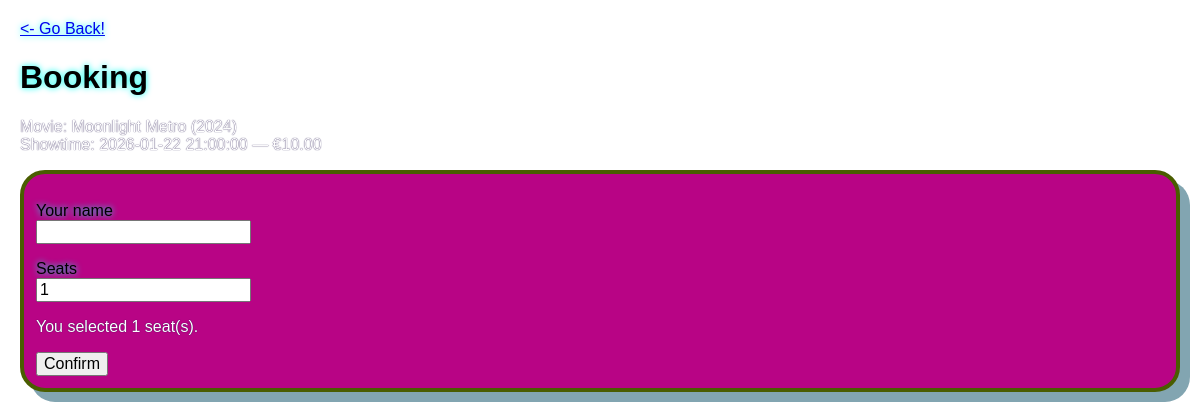
/book.php?showtime_id=4, run on the app's committed database.
### tables this page shows
CREATE TABLE `Showtimes` (
  `Showtime_ID` int(11) NOT NULL,
  `Movie` int(11) NOT NULL,
  `Datetime` datetime NOT NULL,
  `Price` decimal(6,2) NOT NULL
);

CREATE TABLE `Movies` (
  `Movie_ID` int(11) NOT NULL,
  `Movie_Title` varchar(150) NOT NULL,
  `Movie_Runtime` int(3) NOT NULL
);

### book.php (the view, shortened to what this page needs)
<?php
require "config.php";
$showtimeId = isset($_GET["showtime_id"]) ? (int)$_GET["showtime_id"] : 0;
$infoRes = $conn->query("
  SELECT s.Showtime_ID, s.Datetime, s.Price, m.Movie_Title
  FROM Showtimes s
  JOIN Movies m ON m.Movie_ID = s.Movie
  WHERE s.Showtime_ID = $showtimeId
");
$info = $infoRes->fetch_assoc();
?>
<!doctype html>
<html>
<head>
  <link rel="stylesheet" href="style.css">
</head>
<body>
  <a href="index.php"><- Go Back!</a>
  <h1>Booking</h1>
  <p class="small">
    Movie: <?php echo htmlspecialchars($info["Movie_Title"]); ?><br>
    Showtime: <?php echo htmlspecialchars($info["Datetime"]); ?> — €<?php echo number_format((float)$info["Price"], 2); ?>
  </p>
  <div class="card">
    <form method="post">
      <p>
        <label>Your name<br>
          <input type="text" name="Client_Name" required>
        </label>
      </p>
      <p>
        <label>Seats<br>
          <input type="number" name="No_of_Seats" min="1" value="1" required>
        </label>
      </p>
      <p id="jsInfo" class="small">You selected 1 seat(s).</p>
      <button type="submit">Confirm</button>
    </form>
  </div>
</body>
</html>

### style.css (style rules this page uses)
body { font-family: Arial, sans-serif; text-shadow: 0 0 6px #00fff2; margin: 20px; background-image: url("https://static.vecteezy.com/system/resources/thumbnails/043/555/242/small/realistic-3d-cinema-film-strip-in-perspective-isolated-on-blue-background-template-cinema-festival-movie-design-cinema-film-strip-for-ad-poster-presentation-show-brochure-banner-or-flyer-vector.jpg"); background-size: cover; }
.card { border: 4px solid #4a5d00; padding: 12px; margin: 12px 0; background-color: #b80485; border-radius: 25px; box-shadow: 10px 10px rgb(130, 165, 177); }
.small { color: #ffffff; font-size: 16px; text-shadow: 0 0 1px #120040; }
a, button, input { font: inherit; }

### data on the page
showtimes: Movie.Movie_Title "Moonlight Metro (2024)", Datetime "2026-01-22 21:00:00", Price "10.00"
